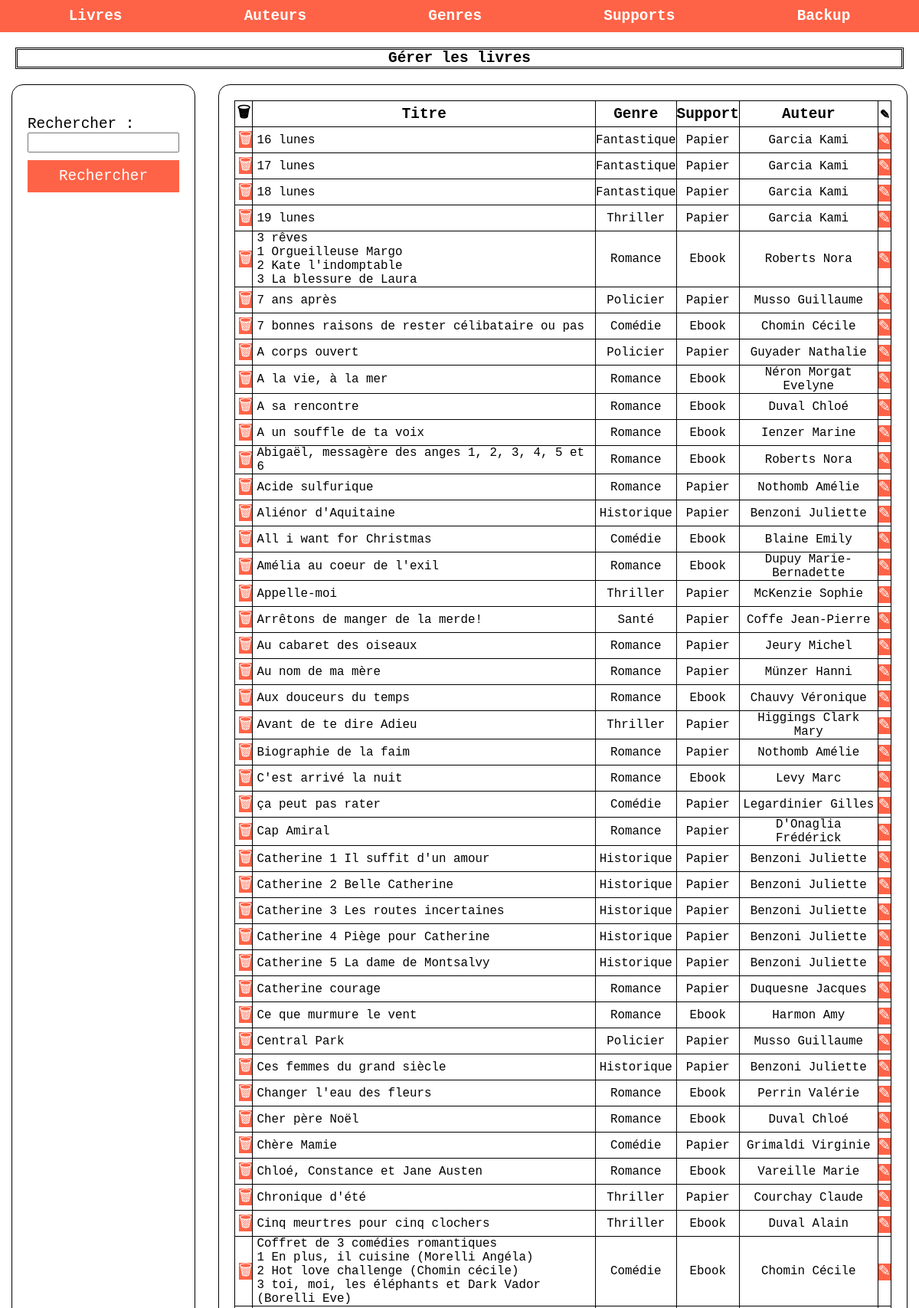
The page /?section=livre&action=voir (upper part) on the database its author committed.
### tables this page shows
CREATE TABLE `livre` (
  `livre_id` int(11) NOT NULL,
  `titre` varchar(500) NOT NULL,
  `fk_auteur` int(11) NOT NULL,
  `fk_genre` int(11) NOT NULL,
  `fk_support` int(11) NOT NULL
);

CREATE TABLE `genre` (
  `genre_id` int(11) NOT NULL,
  `nom` varchar(50) NOT NULL
);

CREATE TABLE `support` (
  `support_id` int(11) NOT NULL,
  `nom` varchar(50) NOT NULL
);

### index.php (called while the page is built, shortened)
<?php
    include("views/html/header.php");
    include("views/html/menu.php");
    include("controllers/router.php");
    include("views/html/footer.php");
?>

### controllers/livre/voir.php (called while the page is built, shortened)
<?php
$db = connexion();
$requete= "select l.livre_id, l.titre, g.nom as genre, s.nom as support, CONCAT(a.nom ,' ', a.prenom) as auteur2 from livre l JOIN auteur a ON l.fk_auteur = a.auteur_id JOIN genre g ON l.fk_genre = g.genre_id JOIN support s ON l.fk_support = s.support_id ORDER BY l.titre";
$stmt = $db->prepare($requete);
$stmt->execute(
    array(
    )
);
$livres = $stmt->fetchAll();
include("views/livre/voir.php");
?>

### views/livre/voir.php (the view, shortened to what this page needs)
<h2>Gérer les livres</h2>
<div class="flex row sa">
    <div id="gauche">
        <form method="post">
            <div class="flex col">
                <div class="flex col">
                    <label for="mot">Rechercher : </label>
                    <input type="text" name="mot" id="mot">
                </div>
                <input type="button" value="Rechercher" id="btn_search">
            </div>
        </form>
    </div>
    <div id="droite">
        <table>
            <thead>
            <tr>
                <th>🗑</th>
                <th>Titre</th>
                <th>Genre</th>
                <th>Support</th>
                <th>Auteur</th>
                <th>✎</th>
            </tr>
            </thead>
            <tbody>
            <?php
            if(count($livres) > 0){
                foreach($livres as $livre){
                    echo "<tr>";
                    echo "<td><a class='btn' href='?section=livre&action=supprimer&id=".$livre["livre_id"]."'>🗑</a>";
                    echo "<td>" . nl2br($livre["titre"]) . "</td>";
                    echo "<td>" . $livre["genre"] . "</td>";
                    echo "<td>" . $livre["support"] . "</td>";
                    echo "<td>" . $livre["auteur2"] . "</td>";
                    echo "<td><a class='btn' href='?section=livre&action=modifier&id=".$livre["livre_id"]."'>✎</a>";
                    echo "</tr>";
                }
            }
            else {
                if(strlen($message) == 0){
                    $message = "Il n'y a pas de livres";
                }
            }
            ?>
             </tbody>
        </table>
    </div>
    </div>

### views/html/header.php (shortened to what this page needs)
<!DOCTYPE html>
<html lang="en">
<head>
    <link rel="stylesheet" href="public/css/style.css">
</head>
<body>

### views/html/menu.php (shortened to what this page needs)
<nav>
    <div class="dropdown">
        <a href="?section=livre&action=voir">Livres</a>
    </div>
    <div class="dropdown">
        <a href="?section=auteur&action=voir">Auteurs</a>
    </div>
    <div class="dropdown">
        <a href="?section=genre&action=voir">Genres</a>
    </div>
    <div class="dropdown">
        <a href="?section=support&action=voir">Supports</a>
    </div>
    <p><a href="?section=backup&action=voir">Backup</a></p>
</nav>

### controllers/router.php (shortened to what this page needs)
<?php
    $tab = [
        "livre" => ["search_auteur", "search_titre","voir", "ajouter", "modifier", "supprimer"],
        "auteur" => ["voir", "ajouter", "modifier", "supprimer"],
        "genre" => ["voir", "ajouter", "modifier", "supprimer"],
        "support" => ["voir", "ajouter", "modifier", "supprimer"],
        "backup" => ["voir"]
    ];
    if(isset($_GET["section"], $_GET["action"])){
        $section = $_GET["section"];
        $action = $_GET["action"];
        if(array_key_exists($section, $tab)){
            if(in_array($action,$tab[$section])){
                include("controllers/$section/$action.php");
            }
            else {
                include("views/error/404.php");
            }
        }
        else {
            include("views/error/404.php");
        }
    }
    else {
        include("controllers/livre/search_auteur.php");
    }
?>

### public/css/style.css (style rules this page uses)
* { margin:0; padding:0; box-sizing: border-box; font-family: monospace; font-size: 1.1rem }
table, td, th { border: 1px solid black; }
td { font-size: 0.9rem; }
td, th { text-align: center; }
td:nth-of-type(2), td:first-of-type { text-align: left; padding-left: 5px; }
table { border-collapse: collapse; width: 100%; }
.flex { display: flex; }
.row { flex-direction: row; }
.col { flex-direction: column; }
.sa { justify-content: space-around; }
#gauche, #droite { border: 1px solid black; border-radius: 15px; padding: 20px; }
#gauche { width: 20%; }
#droite { width: 75%; }
h1,h2 { text-align: center; margin: 20px; border : 3px black double; }
nav { display: flex; flex-direction: row; justify-content: space-around; width: 100%; background-color: tomato; padding : 10px; }
nav a { color: white; font-weight: bolder; text-decoration: none; }
.dropdown { position: relative; display: inline-block; }
form div { margin : 10px 0; }
form input[type=submit], input[type=button] { width: 100%; background-color: tomato; border:none; padding : 10px; color : white; }
.btn { width: 100%; background-color: tomato; border:none; text-decoration: none; color : white; }

### rows shown on the page
livre: titre "16 lunes", fk_genre.nom "Fantastique", fk_support.nom "Papier", auteur2 "Garcia Kami"
livre: titre "17 lunes", fk_genre.nom "Fantastique", fk_support.nom "Papier", auteur2 "Garcia Kami"
livre: titre "18 lunes", fk_genre.nom "Fantastique", fk_support.nom "Papier", auteur2 "Garcia Kami"
livre: titre "19 lunes", fk_genre.nom "Thriller", fk_support.nom "Papier", auteur2 "Garcia Kami"
livre: titre "3 rêves 1 Orgueilleuse Margo 2 Kate l'indomptable 3 La blessure de Laura", fk_genre.nom "Romance", fk_support.nom "Ebook", auteur2 "Roberts Nora"
livre: titre "7 ans après", fk_genre.nom "Policier", fk_support.nom "Papier", auteur2 "Musso Guillaume"
livre: titre "7 bonnes raisons de rester célibataire ou pas", fk_genre.nom "Comédie", fk_support.nom "Ebook", auteur2 "Chomin Cécile"
livre: titre "A corps ouvert", fk_genre.nom "Policier", fk_support.nom "Papier", auteur2 "Guyader Nathalie"
livre: titre "A la vie, à la mer", fk_genre.nom "Romance", fk_support.nom "Ebook", auteur2 "Néron Morgat Evelyne"
livre: titre "A sa rencontre", fk_genre.nom "Romance", fk_support.nom "Ebook", auteur2 "Duval Chloé"
livre: titre "A un souffle de ta voix", fk_genre.nom "Romance", fk_support.nom "Ebook", auteur2 "Ienzer Marine"
livre: titre "Abigaël, messagère des anges 1, 2, 3, 4, 5 et 6", fk_genre.nom "Romance", fk_support.nom "Ebook", auteur2 "Roberts Nora"
livre: titre "Acide sulfurique", fk_genre.nom "Romance", fk_support.nom "Papier", auteur2 "Nothomb Amélie"
livre: titre "Aliénor d'Aquitaine", fk_genre.nom "Historique", fk_support.nom "Papier", auteur2 "Benzoni Juliette"
livre: titre "All i want for Christmas", fk_genre.nom "Comédie", fk_support.nom "Ebook", auteur2 "Blaine Emily"
livre: titre "Amélia au coeur de l'exil", fk_genre.nom "Romance", fk_support.nom "Ebook", auteur2 "Dupuy Marie-Bernadette"
livre: titre "Appelle-moi", fk_genre.nom "Thriller", fk_support.nom "Papier", auteur2 "McKenzie Sophie"
livre: titre "Arrêtons de manger de la merde!", fk_genre.nom "Santé", fk_support.nom "Papier", auteur2 "Coffe Jean-Pierre"
livre: titre "Au cabaret des oiseaux", fk_genre.nom "Romance", fk_support.nom "Papier", auteur2 "Jeury Michel"
livre: titre "Au nom de ma mère", fk_genre.nom "Romance", fk_support.nom "Papier", auteur2 "Münzer Hanni"
livre: titre "Aux douceurs du temps", fk_genre.nom "Romance", fk_support.nom "Ebook", auteur2 "Chauvy Véronique"
livre: titre "Avant de te dire Adieu", fk_genre.nom "Thriller", fk_support.nom "Papier", auteur2 "Higgings Clark Mary"
livre: titre "Biographie de la faim", fk_genre.nom "Romance", fk_support.nom "Papier", auteur2 "Nothomb Amélie"
livre: titre "C'est arrivé la nuit", fk_genre.nom "Romance", fk_support.nom "Ebook", auteur2 "Levy Marc"
livre: titre "ça peut pas rater", fk_genre.nom "Comédie", fk_support.nom "Papier", auteur2 "Legardinier Gilles"
livre: titre "Cap Amiral", fk_genre.nom "Romance", fk_support.nom "Papier", auteur2 "D'Onaglia Frédérick"
livre: titre "Catherine 1 Il suffit d'un amour", fk_genre.nom "Historique", fk_support.nom "Papier", auteur2 "Benzoni Juliette"
livre: titre "Catherine 2 Belle Catherine", fk_genre.nom "Historique", fk_support.nom "Papier", auteur2 "Benzoni Juliette"
livre: titre "Catherine 3 Les routes incertaines", fk_genre.nom "Historique", fk_support.nom "Papier", auteur2 "Benzoni Juliette"
livre: titre "Catherine 4 Piège pour Catherine", fk_genre.nom "Historique", fk_support.nom "Papier", auteur2 "Benzoni Juliette"
livre: titre "Catherine 5 La dame de Montsalvy", fk_genre.nom "Historique", fk_support.nom "Papier", auteur2 "Benzoni Juliette"
livre: titre "Catherine courage", fk_genre.nom "Romance", fk_support.nom "Papier", auteur2 "Duquesne Jacques"
livre: titre "Ce que murmure le vent", fk_genre.nom "Romance", fk_support.nom "Ebook", auteur2 "Harmon Amy"
livre: titre "Central Park", fk_genre.nom "Policier", fk_support.nom "Papier", auteur2 "Musso Guillaume"
livre: titre "Ces femmes du grand siècle", fk_genre.nom "Historique", fk_support.nom "Papier", auteur2 "Benzoni Juliette"
livre: titre "Changer l'eau des fleurs", fk_genre.nom "Romance", fk_support.nom "Ebook", auteur2 "Perrin Valérie"
livre: titre "Cher père Noël", fk_genre.nom "Romance", fk_support.nom "Ebook", auteur2 "Duval Chloé"
livre: titre "Chère Mamie", fk_genre.nom "Comédie", fk_support.nom "Papier", auteur2 "Grimaldi Virginie"
livre: titre "Chloé, Constance et Jane Austen", fk_genre.nom "Romance", fk_support.nom "Ebook", auteur2 "Vareille Marie"
livre: titre "Chronique d'été", fk_genre.nom "Thriller", fk_support.nom "Papier", auteur2 "Courchay Claude"
livre: titre "Cinq meurtres pour cinq clochers", fk_genre.nom "Thriller", fk_support.nom "Ebook", auteur2 "Duval Alain"
livre: titre "Coffret de 3 comédies romantiques 1 En plus, il cuisine (Morelli Angéla) 2 Hot love challenge (Chomin cécile) 3 toi, moi, les éléphants et Dark Vador (Borelli Eve)", fk_genre.nom "Comédie", fk_support.nom "Ebook", auteur2 "Chomin Cécile"
